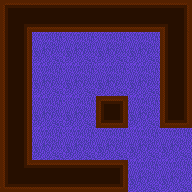

A level layout from a 2D game, rendered from its tile map. Below: a short description, then the map file with tile-grid data replaced by summaries:
An orthogonal 6x6 tile map with 32x32 px tiles, 2 tile layers (moquette, Calque de Tile 1), 1 hidden layer not drawn, 3 tilesets, 1 image layer and 1 object (PlayerEntity).

<map version="1.0" orientation="orthogonal" width="6" height="6" tilewidth="32" tileheight="32">
 <tileset firstgid="1" name="min" tilewidth="32" tileheight="32">
  <image source="../tilesets/walls.png" width="256" height="192" />
 </tileset>
 <tileset firstgid="49" name="meta" tilewidth="32" tileheight="32">
  <image source="../tilesets/metaset2.png" width="128" height="96" />
  <tile id="0">
   <properties>
    <property name="type" value="wall" />
   </properties>
  </tile>
  <tile id="1">
   <properties>
    <property name="type" value="box" />
   </properties>
  </tile>
 </tileset>
 <tileset firstgid="61" name="moquette" tilewidth="32" tileheight="32">
  <image source="../tilesets/moquette.png" width="96" height="192" />
 </tileset>
 <imagelayer name="Background" width="16" height="16">
  <image source="../images/background.png" />
 </imagelayer>
 <layer name="moquette" width="6" height="6">
  <data>[36 cells, 36 non-empty, 1 distinct tile ids]</data>
 </layer>
 <layer name="Calque de Tile 1" width="6" height="6">
  <data>[36 cells, 36 non-empty, 9 distinct tile ids]</data>
 </layer>
 <layer name="meta" width="6" height="6" visible="0">
  <data>[36 cells, 21 non-empty, 2 distinct tile ids]</data>
 </layer>
 <objectgroup color="#68bd17" name="Player" width="6" height="6">
  <object name="PlayerEntity" x="160" y="160" width="32" height="32">
   <properties>
    <property name="image" value="character" />
    <property name="spriteheight" value="32" />
    <property name="spritewidth" value="32" />
   </properties>
  </object>
 </objectgroup>
</map>
